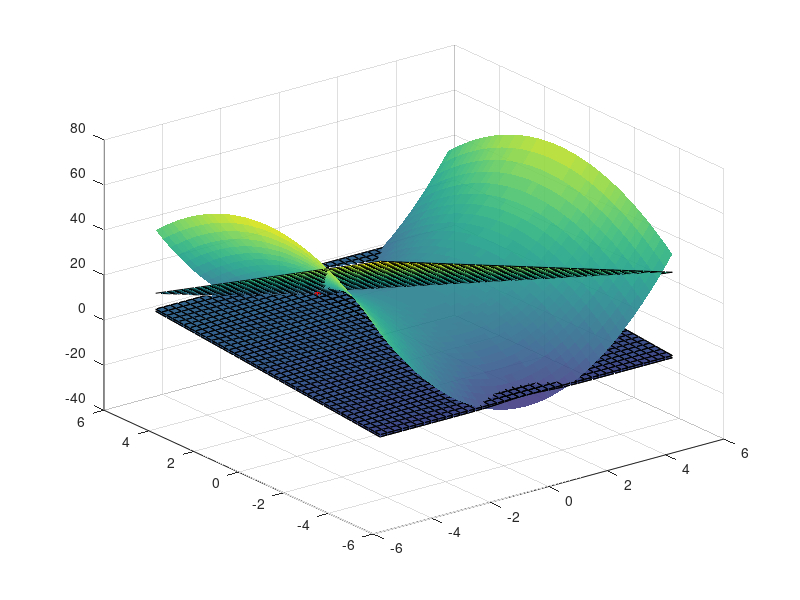

Write the MATLAB code that produced this figure.
#---------------------------------------------------
#ejercicio1
x0= -1
y0= 3
fun = @(x,y) 16 + 2*x.^2 + -y.^2;
fx = @(x,y) 4*x
fy = @(x,y) -2*y
# gradiente es (derivada parcial x, derivada parcial y)
grad =  [fx(x0,y0); fy(x0,y0)]

# derivada direccional en 
v= [1;1]
w= [-1;1]

v'*w

# las derivadas direccionales son el producto por el gradiente.
Dvf = grad' * v
Dwf = grad' * w



fx0 = fx(x0,y0)
fy0 = fy(x0,y0)

# la ecuación del plano tg es z= f(x_0, y_0) + Grad(x_0,y_0) * (x-x_0, y-y_0)

Z = @(x,y) fun(x0,y0) + fx0*(x-x0) + fy0*(y-y0);
[X,Y] = meshgrid(-5:0.25:5);

surf(X,Y,fun(X,Y),'EdgeAlpha',0.7,'FaceAlpha',0.9)
hold on
surf(X,Y,Z(X,Y))

plot3(x0,y0,fun(x0,y0),'r*')

#---------------------------------------------------
#ejercicio2


h = @(x,y) exp(-x.^2) +y

gx = @(x,y) -2*x*exp(-x.^2)
gy = @(x,y) 1

gxx = @(x,y) -2*exp(1-x.^2 - y^2) +4*x.^2
gxy = @(x,y) 0
gyx = @(x,y) 0
gyy = @(x,y) 0

gradiente = @(x,y) [gx(x,y);gy(x,y)]
hessiano = @(x,y) [gxx(x,y) gxy(x,y); gyx(x,y); gyy(x,y)]

#la formula de T1 es
x0 = 0
y0 = 0

T1 = @(x,y) h(x0,y0) + gx(x0,y0) * (x-x0) + gy(x0,y0) * (y-y0)


[X,Y] = meshgrid(-5:0.25:5);
surf(X,Y,h(X,Y))
hold on
surf(X,Y,T1(X,Y))

T2 = @(x,y) h(x0,y0) + gx(x0,y0) * (x-x0) + gy(x0,y0) * (y-y0) + (x-x0)*gxx(x0,y0)*(x-x0)
surf(X,Y,h(X,Y))
hold on
surf(X,Y,T2(X,Y))